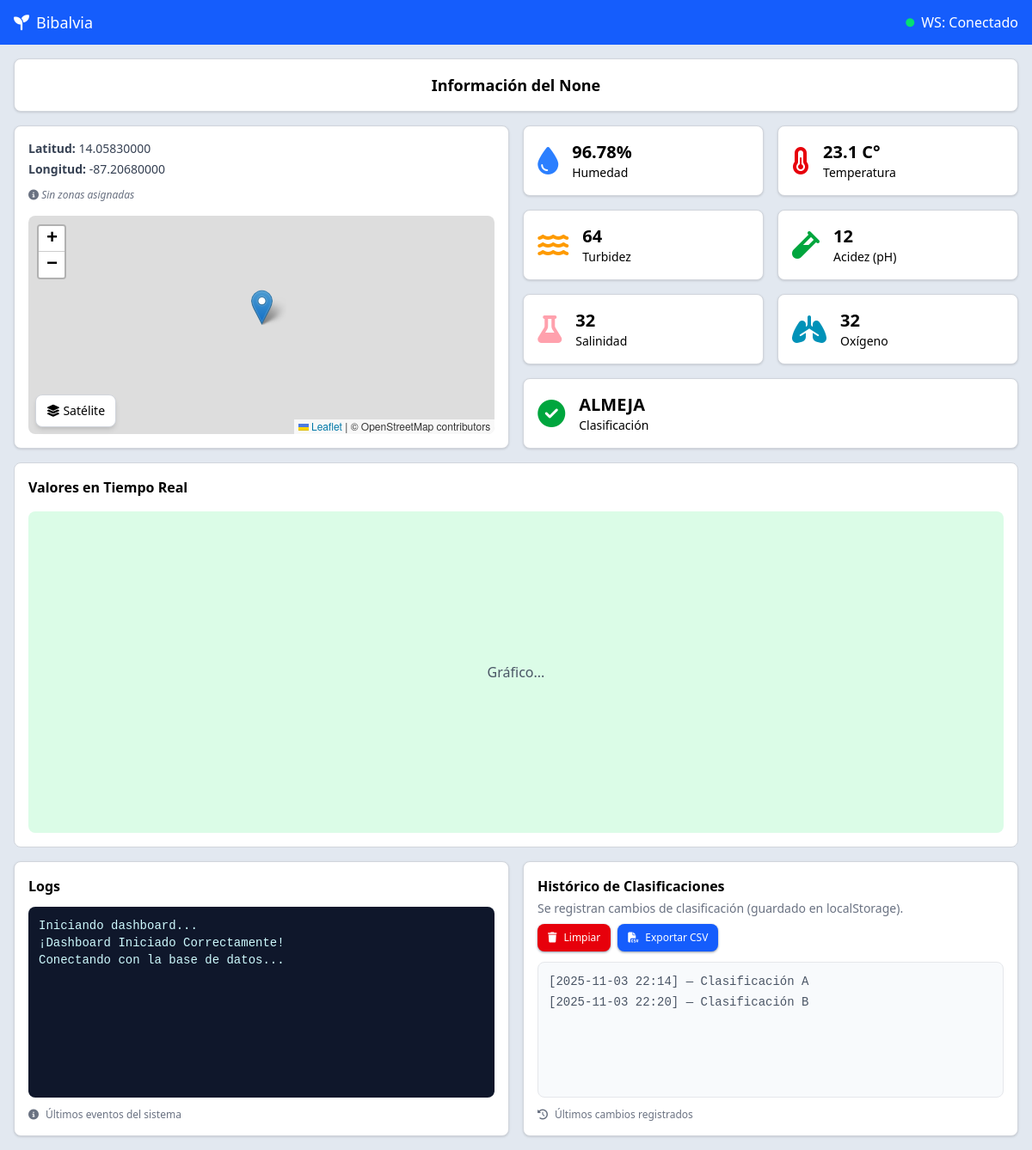
Before: /sector/1/ with the older database file.
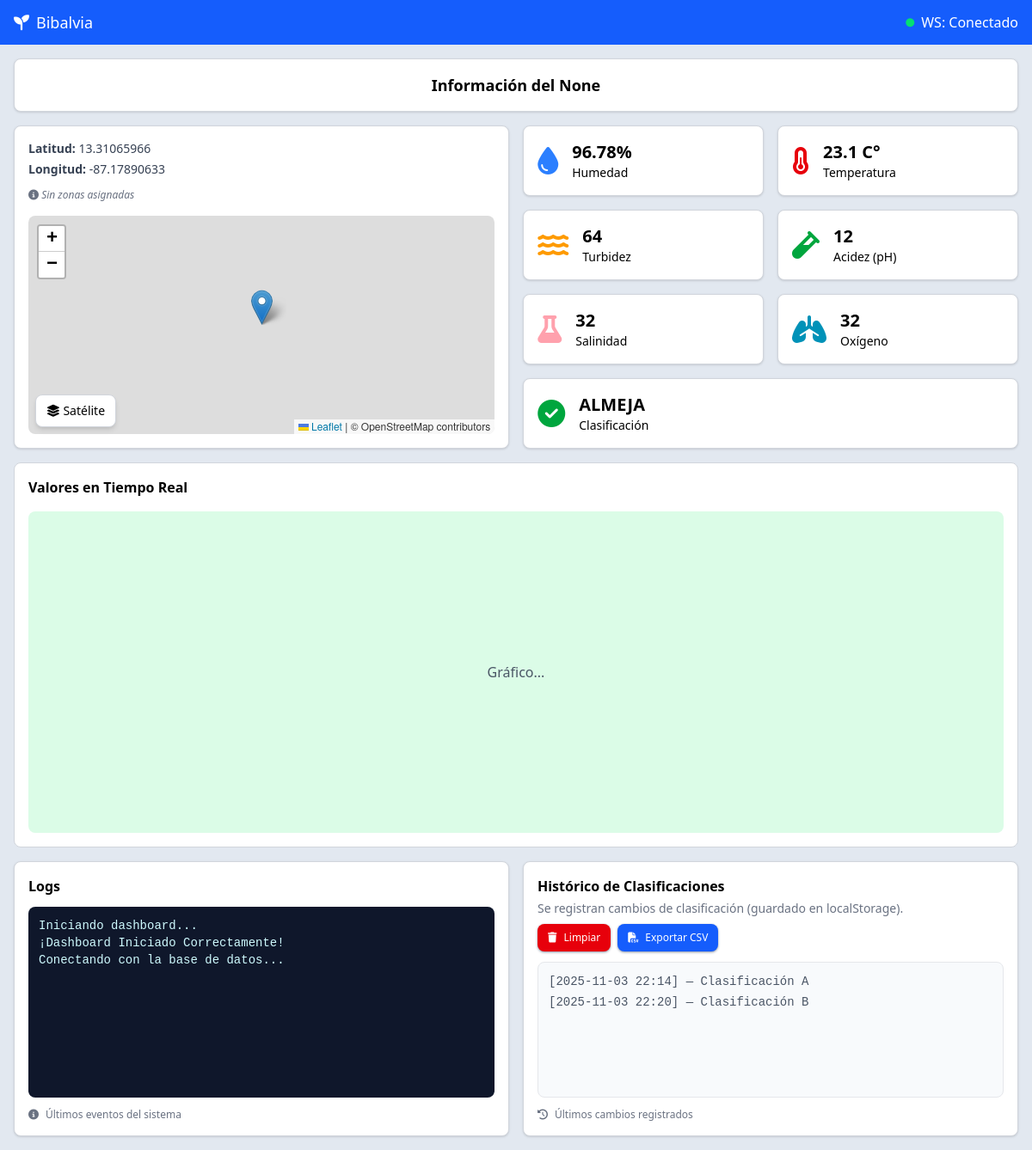
After: the same page with the newer database file.
### dashboard/models.py (models this page shows, shortened)
class Sector(models.Model):
    latitud = models.DecimalField(
        max_digits=10,
        decimal_places=8,
        validators=[MinValueValidator(-90), MaxValueValidator(90)]
    )
    longitud = models.DecimalField(
        max_digits=11,
        decimal_places=8,
        validators=[MinValueValidator(-180), MaxValueValidator(180)]
    )
    nombre_sector= models.CharField(max_length=100, unique=True, null=True, blank=True)
    zonas = models.ManyToManyField('Zona', related_name='sectores')
    class Meta:
        verbose_name = "Sector"
        verbose_name_plural = "Sectores"
        ordering = ['id']
        indexes = [
            models.Index(fields=['latitud', 'longitud']),
        ]

### dashboard/views.py (the view)
# urls.py: path('sector/<int:id>/', views.sector_detail, name='sector_detail'),
def sector_detail(request, id):
    sector = Sector.objects.get(id=id)
    context = {
        'sector': sector,
    }
    return render(request, 'dashboard/sector_detail.html', context)

### dashboard/templates/dashboard/sector_detail.html (shortened to what this page needs)
{% extends "base.html" %}
{% block content %}
<div class="size-full flex-1 overflow-auto">
    <section
        class="mx-4 mt-4 flex items-center justify-center p-4 border bg-white border-gray-300 rounded-lg shadow-sm text-lg font-semibold">
        <p>Información del {{ sector.nombre_sector }}</p>
    </section>
    <section class="flex gap-4 m-4 flex-col sm:flex-row">
        <article class="flex flex-col p-4 border bg-white border-gray-300 rounded-lg shadow-sm relative sm:w-1/2">
            <div class="flex flex-col text-sm mb-4 gap-1">
                <p class="text-gray-700"><b>Latitud:</b> {{ sector.latitud }} </p>
                <p class="text-gray-700"><b>Longitud:</b> {{ sector.longitud }} </p>
                {% if sector.zonas.exists %}
                <div class="mt-2 pt-2 border-t border-gray-200">
                    <p class="text-gray-700 font-semibold mb-1">
                        <i class="fa-solid fa-map-location-dot text-green-600"></i>
                        Zonas:
                    </p>
                    <div class="flex flex-wrap gap-1">
                        {% for zona in sector.zonas.all %}
                        <span class="bg-green-100 text-green-800 px-2 py-1 rounded text-xs font-medium">
                            {{ zona.nombre }}
                        </span>
                        {% endfor %}
                    </div>
                </div>
                {% else %}
                <p class="text-gray-500 text-xs mt-2 italic">
                    <i class="fa-solid fa-info-circle"></i>
                    Sin zonas asignadas
                </p>
                {% endif %}
            </div>
            <div id="map" class="w-full h-64 sm:flex-1 rounded-lg"></div>
            <button id="toggleLayer"
                class="absolute bottom-6 left-6 z-1000 bg-white hover:bg-gray-100 px-3 py-2 rounded-lg shadow-md border border-gray-300 text-sm font-medium transition-colors">
                <i class="fa-solid fa-layer-group"></i>
                <span id="layerName">Satélite</span>
            </button>
        </article>
        <div class="w-full sm:w-1/2 flex flex-col gap-4 h-full">
            <div class="flex gap-4">
                <article
                    class="bg-white flex gap-4 p-4 border border-gray-300 rounded-lg shadow-sm h-max w-full items-center">
                    <i class="fa-solid fa-droplet text-blue-500 fa-2x"></i>
                    <div class="flex flex-col align-items-center">
                        <span class="text-xl font-bold">96.78%</span>
                        <h3 class="text-sm">Humedad</h3>
                    </div>
                </article>
                <article
                    class="bg-white flex gap-4 p-4 border border-gray-300 rounded-lg shadow-sm h-max w-full items-center">
                    <i class="fa-solid fa-temperature-half text-red-600 fa-2x"></i>
                    <div class="flex flex-col align-items-center">
                        <span class="text-xl font-bold">23.1 C°</span>
                        <h3 class="text-sm">Temperatura</h3>
                    </div>
                </article>
            </div>
            <div class="flex gap-4">
                <article
                    class="bg-white flex gap-4 p-4 border border-gray-300 rounded-lg shadow-sm h-max w-full items-center">
                    <i class="fa-solid fa-water text-amber-500 fa-2x"></i>
                    <div class="flex flex-col align-items-center">
                        <span class="text-xl font-bold">64</span>
                        <h3 class="text-sm">Turbidez</h3>
                    </div>
                </article>
                <article
                    class="bg-white flex gap-4 p-4 border border-gray-300 rounded-lg shadow-sm h-max w-full items-center">
                    <i class="fa-solid fa-vial text-green-600 fa-2x"></i>
                    <div class="flex flex-col align-items-center">
                        <span class="text-xl font-bold">12</span>
                        <h3 class="text-sm">Acidez (pH)</h3>
                    </div>
                </article>
            </div>
            <div class="flex gap-4">
                <article
                    class="bg-white flex gap-4 p-4 border border-gray-300 rounded-lg shadow-sm h-max w-full items-center">
                    <i class="fa-solid fa-flask text-rose-300 fa-2x"></i>
                    <div class="flex flex-col align-items-center">
                        <span class="text-xl font-bold">32</span>
                        <h3 class="text-sm">Salinidad</h3>
                    </div>
                </article>
                <article
                    class="bg-white flex gap-4 p-4 border border-gray-300 rounded-lg shadow-sm h-max w-full items-center">
                    <i class="fa-solid fa-lungs text-cyan-600 fa-2x"></i>
                    <div class="flex flex-col align-items-center">
                        <span class="text-xl font-bold">32</span>
                        <h3 class="text-sm">Oxígeno</h3>
                    </div>
                </article>
            </div>
            <article
                class="bg-white flex gap-4 p-4 border border-gray-300 rounded-lg shadow-sm h-max w-full items-center">
                <i class="fa-solid fa-check-circle text-green-600 fa-2x"></i>
                <div class="flex flex-col align-items-center">
                    <span class="text-xl font-bold">ALMEJA</span>
                    <h3 class="text-sm">Clasificación</h3>
                </div>
            </article>
        </div>
    </section>
    <section class="bg-white border border-gray-300 rounded-lg m-4 p-4 h-112 flex flex-col">
        <h3 class="font-semibold mb-4 shrink-0">
            Valores en Tiempo Real
        </h3>
        <article class="flex-1 flex items-center justify-center rounded-lg bg-green-100">
            <p class="text-gray-600">Gráfico...</p>
        </article>
    </section>
    <section class="flex gap-4 mx-4 mb-4 flex-col sm:flex-row items-stretch">
        <div class="w-full sm:w-1/2 flex min-h-80">
            <div class="bg-white border border-gray-300 rounded-lg shadow-sm flex-1">
                <div class="p-4 flex flex-col h-full">
                    <h6 class="font-semibold mb-3">Logs</h6>
                    <p class="h-72 overflow-auto bg-slate-900 text-cyan-100 p-3 rounded-lg text-sm font-mono flex-1">
                        Iniciando dashboard... <br>
                        ¡Dashboard Iniciado Correctamente! <br>
                        Conectando con la base de datos... <br>
                    </p>
                    <div class="mt-3 flex items-center gap-2 text-gray-500 text-xs">
                        <i class="fa-solid fa-circle-info"></i>
                        <span>Últimos eventos del sistema</span>
                    </div>
                </div>
            </div>
        </div>
        <div class="w-full sm:w-1/2 flex min-h-80">
            <div class="bg-white border border-gray-300 rounded-lg shadow-sm flex-1">
                <div class="p-4 flex flex-col h-full">
                    <h6 class="font-semibold mb-1">Histórico de Clasificaciones</h6>
                    <p class="text-gray-500 text-sm mb-2">
                        Se registran cambios de clasificación
                        (guardado en localStorage).
                    </p>
                    <div class="flex items-center gap-2 mb-3">
                        <button id="btn-clear-history"
                            class="flex gap-2 items-center px-3 py-2 bg-red-600 hover:bg-red-500 active:bg-red-700 text-white rounded-lg text-xs font-medium transition-all shadow-sm shadow-gray-400 active:scale-95">
                            <i class="fa-solid fa-trash"></i> Limpiar
                        </button>
                        <button id="btn-export-history"
                            class="flex gap-2 items-center px-3 py-2 bg-blue-600 hover:bg-blue-500 active:bg-blue-700 text-white rounded-lg text-xs font-medium transition-all shadow-sm shadow-gray-400 active:scale-95">
                            <i class="fa-solid fa-file-csv"></i> Exportar CSV
                        </button>
                    </div>
                    <div
                        class="overflow-auto bg-slate-50 border border-gray-200 rounded-lg p-3 text-sm font-mono text-gray-700 flex-1">
                        <ul id="clasif-history" class="space-y-1">
                            <li class="text-gray-600">[2025-11-03 22:14] — Clasificación A</li>
                            <li class="text-gray-600">[2025-11-03 22:20] — Clasificación B</li>
                        </ul>
                    </div>
                    <div class="mt-3 flex items-center gap-2 text-gray-500 text-xs">
                        <i class="fa-solid fa-clock-rotate-left"></i>
                        <span>Últimos cambios registrados</span>
                    </div>
                </div>
            </div>
        </div>
    </section>
</div>
{% endblock %}

### templates/base.html (shortened to what this page needs)
<!DOCTYPE html>
<html lang="en">
<head>
    {% load static %}
    <link rel="stylesheet" href="{% static 'dist/styles.css' %}">
    <link rel="stylesheet" href="https://cdnjs.cloudflare.com/ajax/libs/font-awesome/6.4.0/css/all.min.css">
    <link rel="stylesheet" href="https://unpkg.com/leaflet@1.9.4/dist/leaflet.css" />
</head>
<body class="flex flex-col h-screen bg-slate-200">
    {% block navbar %}
    <nav class="px-4 py-3 bg-blue-600 text-white flex items-center justify-between shrink-0 text-lg">
        <a href="{% url 'home' %}" class="flex gap-2 items-center w-max">
            <i class="fa-solid fa-seedling"></i>
            Bibalvia
        </a>
        <div class="text-base flex gap-2 items-center">
            <i class="fa-solid fa-circle fa-2xs text-green-400"></i>
            WS: Conectado
        </div>
    </nav>
    {% endblock %}
    <div class="flex-1 sm:overflow-hidden" id="content">
        {% block content %}{% endblock %}
    </div>
</body>
</html>

Changed rows visible on the page:
changed Sector "None": latitud "14.05830000" → "13.31065966"; longitud "-87.20680000" → "-87.17890633"
